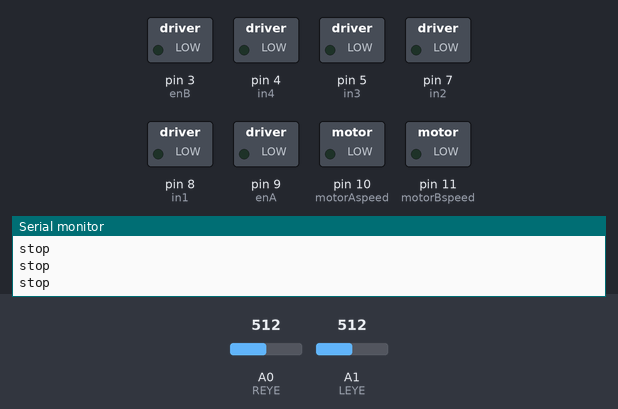
Recording of a sketch running on a simulated Arduino Uno, built with avr-gcc and run on an emulated ATmega328P. Parts: switched loads named in the sketch (green lamp = pin HIGH), the last lines printed to the serial monitor. The test bench sets the inputs (shaded band); at power-on: A0 (REYE) = 512, A1 (LEYE) = 512.

Above: at 1.2 s.
1.3 s: A0 (REYE) set to 488
At 2.1 s:
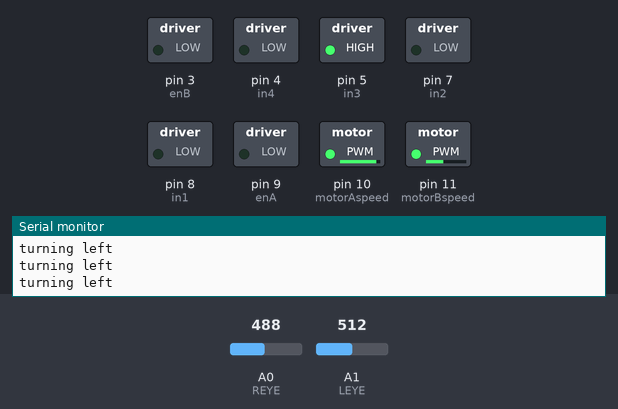
2.8 s: A1 (LEYE) set to 485
At 3.9 s:
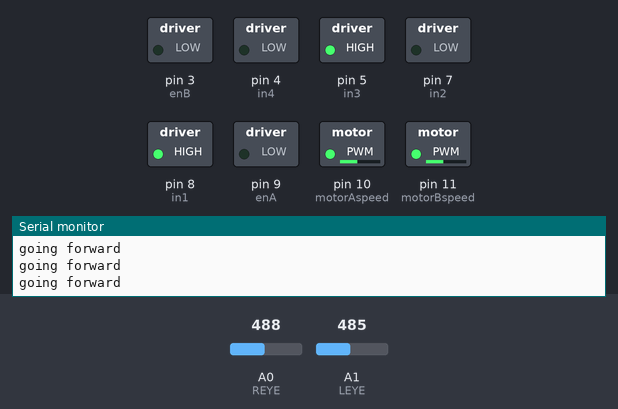
4.3 s: A0 (REYE) set to 510
At 5.5 s:
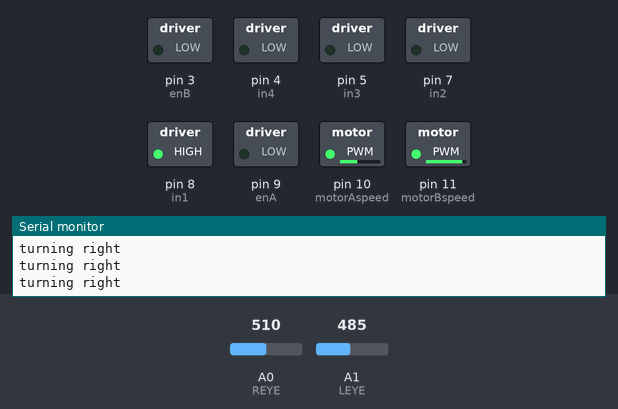
5.8 s: A1 (LEYE) set to 510
At 6.2 s:
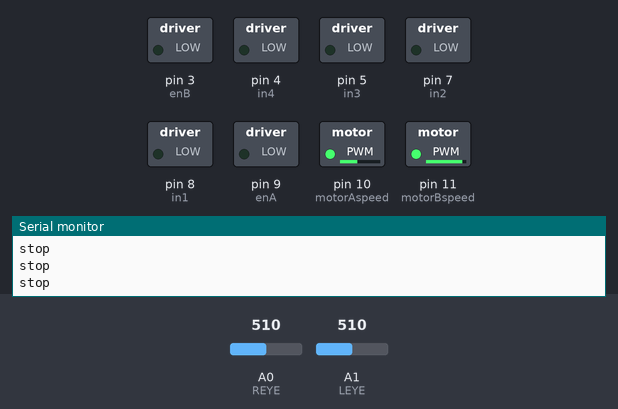
Timing chart, 0 to 8.3 s (numbered marks = the images above; inputs shaded):
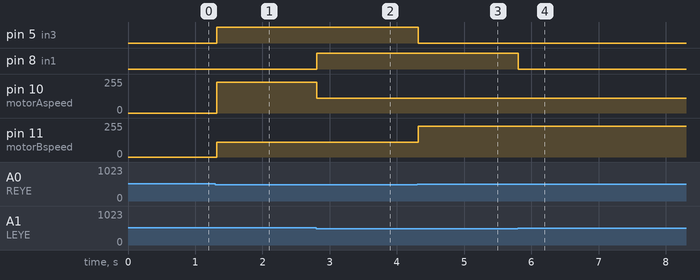

Measured:
- the behaviour switches between 500 and 499 on A0 (REYE) (found by bisection; images 0 and 1)
- the behaviour switches between 500 and 499 on A1 (LEYE) (found by bisection; images 1 and 2)
- after the input at 1.3 s, pin 5 (in3): LOW → HIGH at once; pin 10 (motorAspeed): 0/255 → 230/255 at once; pin 11 (motorBspeed): 0/255 → 110/255 at once
- after the input at 2.8 s, pin 8 (in1): LOW → HIGH at once; pin 10 (motorAspeed): 230/255 → 110/255 at once
- after the input at 4.3 s, pin 5 (in3): HIGH → LOW at once; pin 11 (motorBspeed): 110/255 → 230/255 at once
- after the input at 5.8 s, pin 8 (in1): HIGH → LOW at once

The sketch:

PracticeLineFollowing.ino
```cpp
int vSpeed = 110;        // MAX 255
int turn_speed = 230;    // MAX 255
int turn_delay = 10;

// Motor A connections
int enA = 9;
int in1 = 8;
int in2 = 7;
// Motor B connections
int enB = 3;
int in3 = 5;
int in4 = 4;

//Sensor Connection
const int LEYE = A1;
const int REYE = A0;

int left_sensor_state;
int right_sensor_state;

const int motorBspeed = 11;
const int motorAspeed = 10;

void setup() {
  Serial.begin(9600);

  pinMode( LEYE, INPUT );
  pinMode( REYE, INPUT );

  //set all the motor control pins to outputs
  pinMode(enA, OUTPUT);
  pinMode(enB, OUTPUT);
  pinMode(in1, OUTPUT);
  pinMode(in2, OUTPUT);
  pinMode(in3, OUTPUT);
  pinMode(in4, OUTPUT);

  // Turn off motors - Initial state
  digitalWrite(in1, LOW);
  digitalWrite(in2, LOW);
  digitalWrite(in3, LOW);
  digitalWrite(in4, LOW);

}

void loop() {

left_sensor_state = analogRead(LEYE);
right_sensor_state = analogRead(REYE);

if(right_sensor_state > 500 && left_sensor_state < 500)
{
  Serial.println("turning right");

  digitalWrite (in1,HIGH);
  digitalWrite (in2,LOW);
  digitalWrite (in3,LOW);
  digitalWrite (in4,LOW);

  analogWrite (motorAspeed, vSpeed);
  analogWrite (motorBspeed, turn_speed);

 }

if(right_sensor_state < 500 && left_sensor_state > 500)
{
  Serial.println("turning left");

  digitalWrite (in1,LOW);
  digitalWrite (in2,LOW);
  digitalWrite (in3,HIGH);
  digitalWrite (in4,LOW);

  analogWrite (motorAspeed, turn_speed);
  analogWrite (motorBspeed, vSpeed);

  delay(turn_delay);
 }

if(right_sensor_state < 500 && left_sensor_state < 500)
{
  Serial.println("going forward");

  digitalWrite (in1,HIGH);
  digitalWrite (in2,LOW);
  digitalWrite (in3,HIGH);
  digitalWrite (in4,LOW);

  analogWrite (motorAspeed, vSpeed);
  analogWrite (motorBspeed, vSpeed);

  delay(turn_delay);

  }

if(right_sensor_state > 500 && left_sensor_state > 500)
{
  Serial.println("stop");

  digitalWrite (in1,LOW);
  digitalWrite (in2,LOW);
  digitalWrite (in3,LOW);
  digitalWrite (in4,LOW);

  analogWrite (0, 0);
  analogWrite (0, 0);
}

}
```
